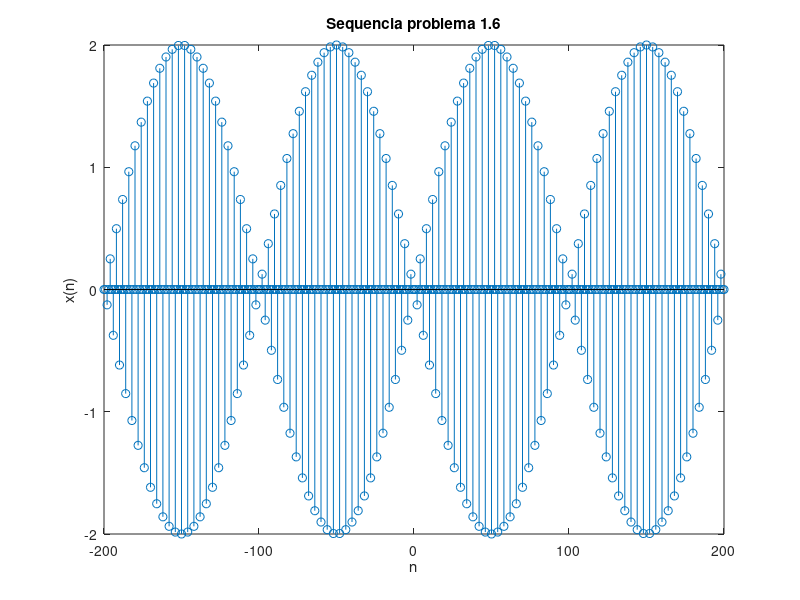

MATLAB code to generate this figure:
% EXERCÍCIO 1.6 - LISTA 1 (MATLAB)

n = [-200:200];
x = ( 2 * sin(0.01*pi*n) ) .* cos(0.5*pi*n);

stem(n,x);
title('Sequencia problema 1.6');
xlabel('n');
ylabel('x(n)');